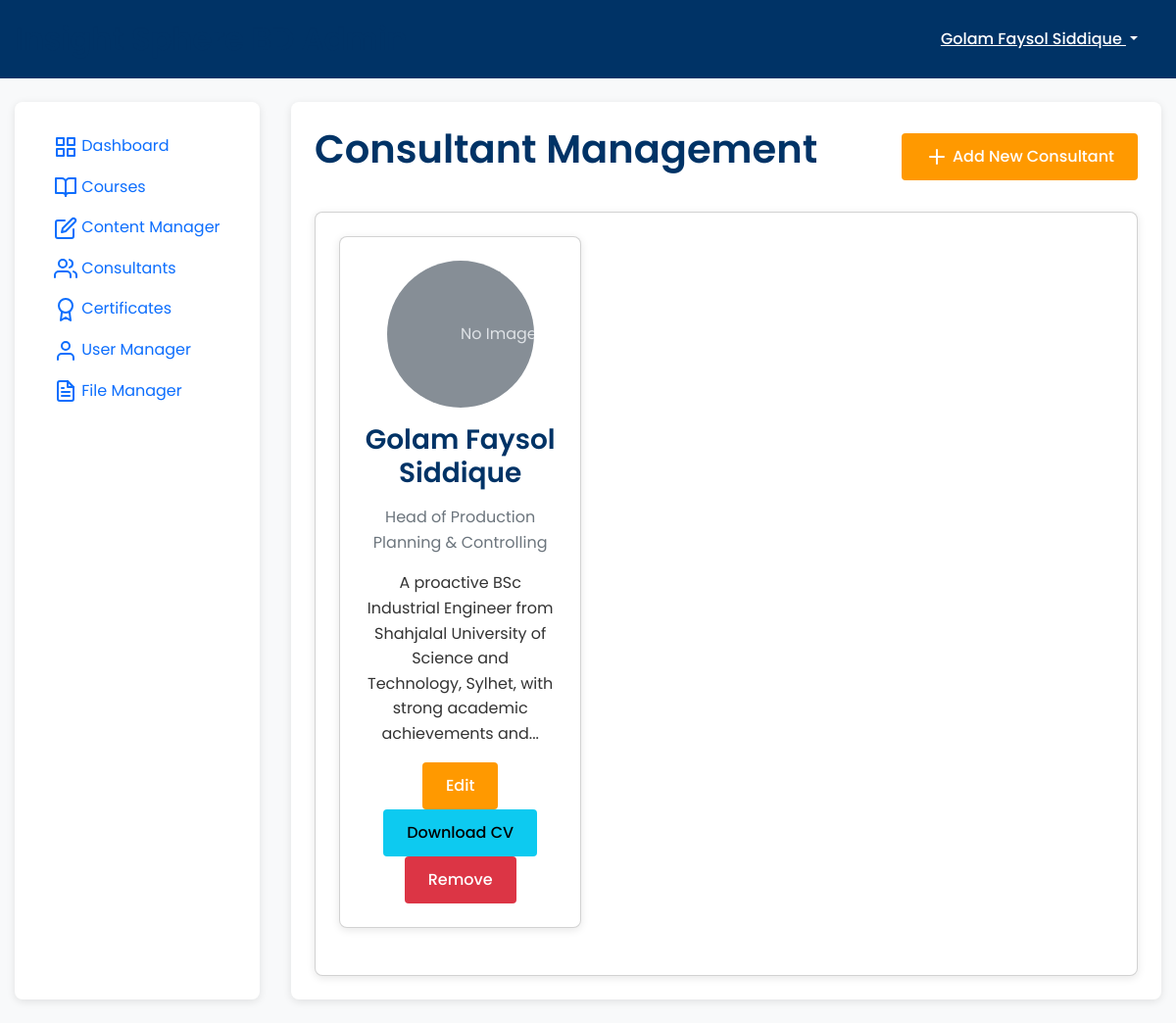
/admin/consultants (signed in), run on the app's committed database.
### models.py (models this page shows, shortened)
class User(UserMixin, db.Model):
    id = db.Column(db.Integer, primary_key=True)
    username = db.Column(db.String(64), unique=True, nullable=False)
    email = db.Column(db.String(120), unique=True, nullable=False)
    password_hash = db.Column(db.String(256))
    full_name = db.Column(db.String(100))
    phone = db.Column(db.String(20))
    role = db.Column(db.String(20), default='user')  # user, admin, super_admin, consultant
    created_at = db.Column(db.DateTime, default=datetime.utcnow)
    courses = db.relationship('Course', secondary=registrations,
                             backref=db.backref('participants', lazy='dynamic'))
    payments = db.relationship('Payment', backref='user', lazy=True)
    certificates = db.relationship('Certificate', backref='user', lazy=True)
    is_consultant = db.Column(db.Boolean, default=False)
    bio = db.Column(db.Text)
    position = db.Column(db.String(100))
    photo_url = db.Column(db.String(255))
    photo_filename = db.Column(db.String(255), nullable=True)
    cv_filename = db.Column(db.String(255), nullable=True)
    def is_admin(self):
        return self.role in ['admin', 'super_admin']
    def is_super_admin(self):
        return self.role == 'super_admin'
    @property
    def is_authenticated(self):
        return True

### routes/admin.py (the view)
    def decorated_function(*args, **kwargs):
        if not current_user.is_authenticated or not current_user.is_admin():
            abort(403)
        return f(*args, **kwargs)

### app.py (called while the page is built)
@login_manager.user_loader
def load_user(user_id):
    from models import User
    return User.query.get(int(user_id))

@app.context_processor
def inject_config():
    from datetime import datetime
    return {'config': app.config, 'now': datetime.utcnow()}

### routes/admin.py (called while the page is built)
def admin_required(f):
    def decorated_function(*args, **kwargs):
        if not current_user.is_authenticated or not current_user.is_admin():
            abort(403)
        return f(*args, **kwargs)
    decorated_function.__name__ = f.__name__
    return login_required(decorated_function)

@admin_bp.route('/consultants')
@admin_required
def consultant_manager():
    consultants = User.query.filter_by(is_consultant=True).all()
    return render_template('admin/consultant_manager.html',
                         title='Consultant Manager',
                         consultants=consultants)

### templates/admin/consultant_manager.html (shortened to what this page needs)
{% extends "admin/layout.html" %}
{% block content %}
<div class="d-flex justify-content-between align-items-center mb-4">
    <h1>Consultant Management</h1>
    <a href="{{ url_for('admin.consultant_add') }}" class="btn btn-primary">
        <i data-feather="plus"></i> Add New Consultant
    </a>
</div>
<div class="card">
    <div class="card-content">
        {% if consultants %}
            <div class="row">
                {% for consultant in consultants %}
                    <div class="col-md-4 mb-4">
                        <div class="card h-100">
                            <div class="card-content text-center">
                                {% if consultant.photo_url %}
                                    <img src="{{ consultant.photo_url }}" alt="{{ consultant.full_name }}" class="rounded-circle mb-3" style="width: 150px; height: 150px; object-fit: cover;">
                                {% else %}
                                    <svg class="bd-placeholder-img rounded-circle mb-3" width="150" height="150" xmlns="http://www.w3.org/2000/svg" role="img" aria-label="Placeholder: Consultant" preserveAspectRatio="xMidYMid slice" focusable="false">
                                        <text x="50%" y="50%" fill="#dee2e6" dy=".3em">No Image</text>
                                    </svg>
                                {% endif %}
                                <h3>{{ consultant.full_name }}</h3>
                                <p class="text-muted">{{ consultant.position }}</p>
                                <div class="bio mb-3">
                                    {{ consultant.bio|truncate(150)|safe }}
                                </div>
                                <div class="mt-auto">
                                    <a href="{{ url_for('admin.consultant_edit', consultant_id=consultant.id) }}" class="btn btn-primary">Edit</a>
                                    {% if consultant.cv_filename %}
                                        <a href="{{ url_for('admin.download_cv', consultant_id=consultant.id) }}" class="btn btn-info" target="_blank">Download CV</a>
                                    {% endif %}
                                    <button type="button" class="btn btn-danger" data-bs-toggle="modal" data-bs-target="#deleteModal{{ consultant.id }}">
                                        Remove
                                    </button>
                                </div>
                            </div>
                        </div>
                    </div>
                {% endfor %}
            </div>
        {% else %}
            <div class="alert alert-info">
                <p>No consultants found. Click the "Add New Consultant" button to create one.</p>
            </div>
        {% endif %}
    </div>
</div>
{% endblock %}

### templates/admin/layout.html (shortened to what this page needs)
<!DOCTYPE html>
<html lang="en">
<head>
    <link rel="stylesheet" href="https://cdn.jsdelivr.net/npm/bootstrap@5.2.3/dist/css/bootstrap.min.css">
    <link rel="stylesheet" href="https://cdn.jsdelivr.net/npm/feather-icons/dist/feather.min.css">
    <link rel="stylesheet" href="{{ url_for('static', filename='css/main.css') }}">
</head>
<body>
    <header class="admin-header">
        <div class="admin-container">
            <div class="d-flex justify-content-between align-items-center">
                <div class="d-flex align-items-center">
                    <h2 class="m-0">Insight Sphere BD Admin</h2>
                </div>
                <div class="d-flex align-items-center">
                    <div class="dropdown">
                        <button class="btn btn-link text-white dropdown-toggle" type="button" id="userDropdown" data-bs-toggle="dropdown" aria-expanded="false">
                            {{ current_user.full_name or current_user.username }}
                        </button>
                    </div>
                </div>
            </div>
        </div>
    </header>
    <div class="admin-container my-4">
        <div class="admin-layout">
            <div class="admin-sidebar">
                <nav>
                    <ul class="nav flex-column">
                        <li class="nav-item">
                            <a class="nav-link {% if request.path == url_for('admin.dashboard') %}active{% endif %}" href="{{ url_for('admin.dashboard') }}">
                                <i data-feather="grid"></i> Dashboard
                            </a>
                        </li>
                        <li class="nav-item">
                            <a class="nav-link {% if 'course' in request.path %}active{% endif %}" href="{{ url_for('admin.course_manager') }}">
                                <i data-feather="book-open"></i> Courses
                            </a>
                        </li>
                        <li class="nav-item">
                            <a class="nav-link {% if 'content' in request.path %}active{% endif %}" href="{{ url_for('admin.content_editor') }}">
                                <i data-feather="edit"></i> Content Manager
                            </a>
                        </li>
                        <li class="nav-item">
                            <a class="nav-link {% if 'consultant' in request.path %}active{% endif %}" href="{{ url_for('admin.consultant_manager') }}">
                                <i data-feather="users"></i> Consultants
                            </a>
                        </li>
                        <li class="nav-item">
                            <a class="nav-link {% if 'certificate' in request.path %}active{% endif %}" href="{{ url_for('admin.certificate_templates') }}">
                                <i data-feather="award"></i> Certificates
                            </a>
                        </li>
                        {% if current_user.is_super_admin() %}
                            <li class="nav-item">
                                <a class="nav-link {% if 'users' in request.path %}active{% endif %}" href="{{ url_for('admin.user_manager') }}">
                                    <i data-feather="user"></i> User Manager
                                </a>
                            </li>
                            <li class="nav-item">
                                <a class="nav-link {% if 'file-manager' in request.path or 'file-edit' in request.path %}active{% endif %}" href="{{ url_for('admin.file_manager') }}">
                                    <i data-feather="file-text"></i> File Manager
                                </a>
                            </li>
                        {% endif %}
                    </ul>
                </nav>
            </div>
            <div class="admin-content">
                {% block content %}{% endblock %}
            </div>
        </div>
    </div>
</body>
</html>

### static/css/main.css (style rules this page uses)
:root { --primary-color: #0066cc; --secondary-color: #003366; --accent-color: #ff9900; --text-color: #333333; --light-color: #f8f9fa; --light-gray: #f0f0f0; --medium-gray: #dddddd; --dark-gray: #666666; --font-family: 'Poppins', 'Roboto', sans-serif; }
body { font-family: var(--font-family); color: var(--text-color); line-height: 1.6; margin: 0; padding: 0; background-color: var(--light-color); }
a { color: var(--primary-color); text-decoration: none; }
h1, h2, h3, h4, h5, h6 { font-weight: 600; margin-top: 0; margin-bottom: 1rem; color: var(--secondary-color); }
.btn { display: inline-block; font-weight: 500; padding: 0.75rem 1.5rem; border-radius: 4px; border: none; cursor: pointer; transition: all 0.2s ease; text-align: center; }
.btn-primary { background-color: var(--accent-color); color: white; }
.card { background-color: white; border-radius: 8px; box-shadow: 0 2px 8px rgba(0, 0, 0, 0.1); overflow: hidden; transition: transform 0.3s ease, box-shadow 0.3s ease; }
.card-content { padding: 1.5rem; }
.admin-header { background-color: var(--secondary-color); color: white; padding: 1rem 0; }
.admin-container { max-width: 1400px; margin: 0 auto; padding: 0 15px; }
.admin-layout { display: grid; grid-template-columns: 250px 1fr; gap: 2rem; min-height: calc(100vh - 130px); }
.admin-sidebar { background-color: white; padding: 1.5rem; border-radius: 8px; box-shadow: 0 2px 8px rgba(0, 0, 0, 0.1); }
.admin-content { padding: 1.5rem; background-color: white; border-radius: 8px; box-shadow: 0 2px 8px rgba(0, 0, 0, 0.1); }

### data on the page
User: full_name "Golam Faysol Siddique", shows "No Image", position "Head of Production Planning & Controlling", bio "A proactive BSc Industrial Engineer from Shahjalal University of Science and Technology, Sylhet, with strong academic achievements and..."
